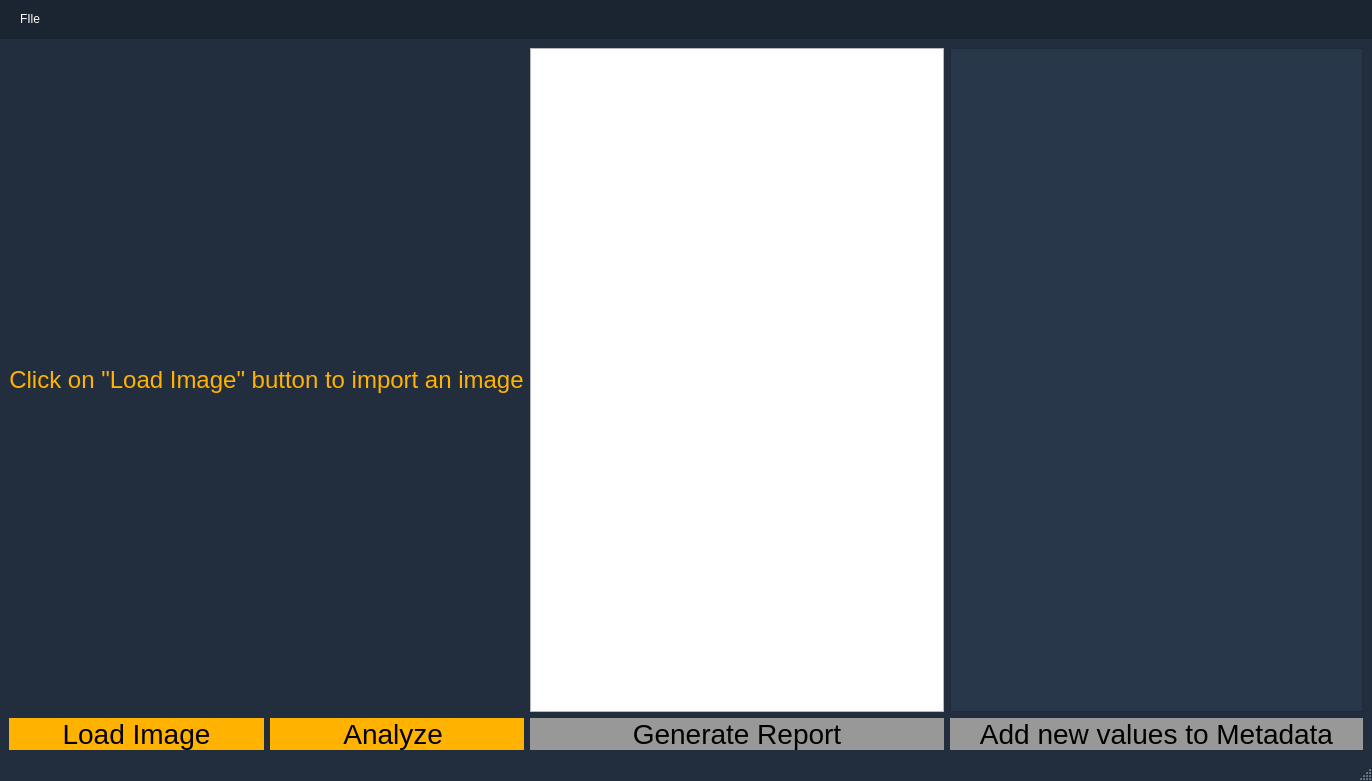
<?xml version="1.0" encoding="UTF-8"?>
<ui version="4.0">
 <class>MainWindow</class>
 <widget class="QMainWindow" name="MainWindow">
  <property name="geometry">
   <rect>
    <x>0</x>
    <y>0</y>
    <width>1372</width>
    <height>781</height>
   </rect>
  </property>
  <property name="minimumSize">
   <size>
    <width>720</width>
    <height>700</height>
   </size>
  </property>
  <property name="palette">
   <palette>
    <active>
     <colorrole role="WindowText">
      <brush brushstyle="SolidPattern">
       <color alpha="255">
        <red>73</red>
        <green>96</green>
        <blue>110</blue>
       </color>
      </brush>
     </colorrole>
     <colorrole role="Button">
      <brush brushstyle="SolidPattern">
       <color alpha="255">
        <red>34</red>
        <green>45</green>
        <blue>61</blue>
       </color>
      </brush>
     </colorrole>
     <colorrole role="Base">
      <brush brushstyle="SolidPattern">
       <color alpha="255">
        <red>34</red>
        <green>45</green>
        <blue>61</blue>
       </color>
      </brush>
     </colorrole>
     <colorrole role="Window">
      <brush brushstyle="SolidPattern">
       <color alpha="255">
        <red>34</red>
        <green>45</green>
        <blue>61</blue>
       </color>
      </brush>
     </colorrole>
    </active>
    <inactive>
     <colorrole role="WindowText">
      <brush brushstyle="SolidPattern">
       <color alpha="255">
        <red>0</red>
        <green>0</green>
        <blue>0</blue>
       </color>
      </brush>
     </colorrole>
     <colorrole role="Button">
      <brush brushstyle="SolidPattern">
       <color alpha="255">
        <red>34</red>
        <green>45</green>
        <blue>61</blue>
       </color>
      </brush>
     </colorrole>
     <colorrole role="Base">
      <brush brushstyle="SolidPattern">
       <color alpha="255">
        <red>34</red>
        <green>45</green>
        <blue>61</blue>
       </color>
      </brush>
     </colorrole>
     <colorrole role="Window">
      <brush brushstyle="SolidPattern">
       <color alpha="255">
        <red>34</red>
        <green>45</green>
        <blue>61</blue>
       </color>
      </brush>
     </colorrole>
    </inactive>
    <disabled>
     <colorrole role="WindowText">
      <brush brushstyle="SolidPattern">
       <color alpha="255">
        <red>120</red>
        <green>120</green>
        <blue>120</blue>
       </color>
      </brush>
     </colorrole>
     <colorrole role="Button">
      <brush brushstyle="SolidPattern">
       <color alpha="255">
        <red>34</red>
        <green>45</green>
        <blue>61</blue>
       </color>
      </brush>
     </colorrole>
     <colorrole role="Base">
      <brush brushstyle="SolidPattern">
       <color alpha="255">
        <red>34</red>
        <green>45</green>
        <blue>61</blue>
       </color>
      </brush>
     </colorrole>
     <colorrole role="Window">
      <brush brushstyle="SolidPattern">
       <color alpha="255">
        <red>34</red>
        <green>45</green>
        <blue>61</blue>
       </color>
      </brush>
     </colorrole>
    </disabled>
   </palette>
  </property>
  <property name="windowTitle">
   <string>MainWindow</string>
  </property>
  <property name="autoFillBackground">
   <bool>false</bool>
  </property>
  <property name="styleSheet">
   <string notr="true">QPushButton{
color:#ffffff;
font-size: 22px;
background-color: rgba(46, 204, 113, 0.4); 
border-style: solid;
padding: 23px;
border-radius:10px

}
QMainWindow{
background-color:#222d3d
}

QWidget{
background-color:#222d3d
}

QMenuBar{\nbackground-color:#222d3d;\n}

</string>
  </property>
  <widget class="QWidget" name="centralwidget">
   <property name="minimumSize">
    <size>
     <width>719</width>
     <height>700</height>
    </size>
   </property>
   <property name="styleSheet">
    <string notr="true"/>
   </property>
   <layout class="QHBoxLayout" name="horizontalLayout">
    <item>
     <layout class="QGridLayout" name="Image_GridLayout">
      <item row="1" column="0">
       <widget class="QPushButton" name="loadImage">
        <property name="cursor">
         <cursorShape>PointingHandCursor</cursorShape>
        </property>
        <property name="styleSheet">
         <string notr="true">background-color: #ffb300; color:#000000; border: none;font-size:28px</string>
        </property>
        <property name="text">
         <string>Load Image</string>
        </property>
       </widget>
      </item>
      <item row="1" column="1">
       <widget class="QPushButton" name="analyse">
        <property name="styleSheet">
         <string notr="true">background-color: #ffb300; color:#000000; border: none;font-size:28px</string>
        </property>
        <property name="text">
         <string>Analyze </string>
        </property>
       </widget>
      </item>
      <item row="0" column="0" colspan="2">
       <widget class="QLabel" name="label">
        <property name="styleSheet">
         <string notr="true">color:#ffb300; font-size:24px</string>
        </property>
        <property name="text">
         <string>Click on &quot;Load Image&quot; button to import an image</string>
        </property>
        <property name="alignment">
         <set>Qt::AlignCenter</set>
        </property>
       </widget>
      </item>
     </layout>
    </item>
    <item>
     <layout class="QGridLayout" name="Analysis_gridLayout">
      <item row="0" column="0" colspan="2">
       <widget class="QListView" name="Analysis_holder">
        <property name="sizePolicy">
         <sizepolicy hsizetype="Preferred" vsizetype="Preferred">
          <horstretch>0</horstretch>
          <verstretch>0</verstretch>
         </sizepolicy>
        </property>
        <property name="styleSheet">
         <string notr="true">border-color: rgba(255, 255, 255, 0.5);
</string>
        </property>
       </widget>
      </item>
      <item row="2" column="0" colspan="2">
       <widget class="QPushButton" name="report_generate">
        <property name="enabled">
         <bool>false</bool>
        </property>
        <property name="cursor">
         <cursorShape>ForbiddenCursor</cursorShape>
        </property>
        <property name="styleSheet">
         <string notr="true">QPushButton{background-color: #ffb300; color:#000000; border: none;font-size:28px}

QPushButton:disabled {
background-color:#989898;
}</string>
        </property>
        <property name="text">
         <string>Generate Report</string>
        </property>
       </widget>
      </item>
     </layout>
    </item>
    <item>
     <layout class="QVBoxLayout" name="Table_verticalLayout">
      <item>
       <widget class="QTableWidget" name="Metadata_table">
        <property name="enabled">
         <bool>true</bool>
        </property>
        <property name="sizePolicy">
         <sizepolicy hsizetype="Minimum" vsizetype="Minimum">
          <horstretch>0</horstretch>
          <verstretch>0</verstretch>
         </sizepolicy>
        </property>
        <property name="styleSheet">
         <string notr="true">background-color: #29374b; color:#ffffff</string>
        </property>
        <property name="showGrid">
         <bool>false</bool>
        </property>
        <property name="gridStyle">
         <enum>Qt::DotLine</enum>
        </property>
        <attribute name="horizontalHeaderVisible">
         <bool>false</bool>
        </attribute>
        <attribute name="verticalHeaderVisible">
         <bool>false</bool>
        </attribute>
        <row>
         <property name="text">
          <string>New Row</string>
         </property>
        </row>
        <row>
         <property name="text">
          <string>New Row</string>
         </property>
        </row>
        <column>
         <property name="text">
          <string>New Column</string>
         </property>
        </column>
        <column>
         <property name="text">
          <string>New Column</string>
         </property>
        </column>
       </widget>
      </item>
      <item>
       <widget class="QPushButton" name="add_new">
        <property name="enabled">
         <bool>false</bool>
        </property>
        <property name="cursor">
         <cursorShape>ForbiddenCursor</cursorShape>
        </property>
        <property name="styleSheet">
         <string notr="true">QPushButton{background-color: #ffb300; color:#000000; border: none;font-size:28px}

QPushButton:disabled {
background-color:#989898;
}</string>
        </property>
        <property name="text">
         <string>Add new values to Metadata</string>
        </property>
       </widget>
      </item>
     </layout>
    </item>
   </layout>
  </widget>
  <widget class="QMenuBar" name="menubar">
   <property name="geometry">
    <rect>
     <x>0</x>
     <y>0</y>
     <width>1372</width>
     <height>41</height>
    </rect>
   </property>
   <property name="styleSheet">
    <string notr="true">background-color: #1b2431; padding:10px; color:#ffffff</string>
   </property>
   <widget class="QMenu" name="menuFIle">
    <property name="title">
     <string>FIle</string>
    </property>
   </widget>
   <addaction name="menuFIle"/>
  </widget>
  <widget class="QStatusBar" name="statusbar"/>
 </widget>
 <resources/>
 <connections>
  <connection>
   <sender>add_new</sender>
   <signal>clicked()</signal>
   <receiver>add_new</receiver>
   <slot>click()</slot>
   <hints>
    <hint type="sourcelabel">
     <x>1689</x>
     <y>1009</y>
    </hint>
    <hint type="destinationlabel">
     <x>1689</x>
     <y>1009</y>
    </hint>
   </hints>
  </connection>
 </connections>
</ui>
